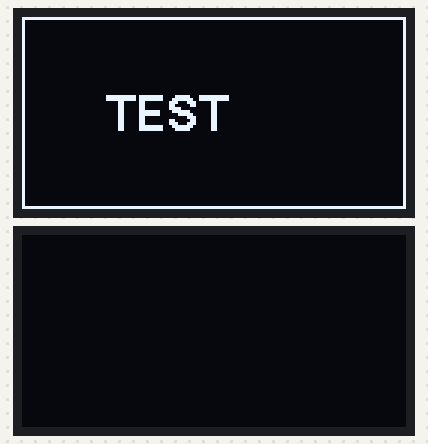
A sketch run on a simulated ESP32. On the bench: 2 × 128×64 one-colour display. What the sketch prints to the serial monitor is not drawn.

Above: at 6.8 s.
At 11.4 s:
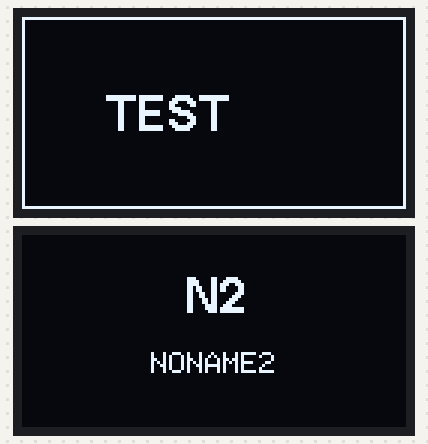
At 16.0 s:
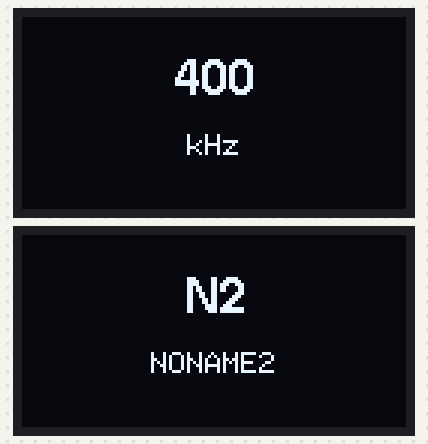
At 20.6 s:
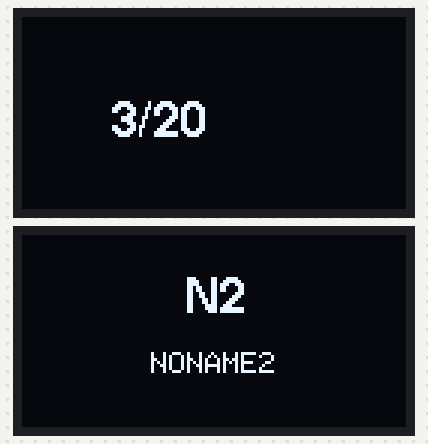
At 25.1 s:
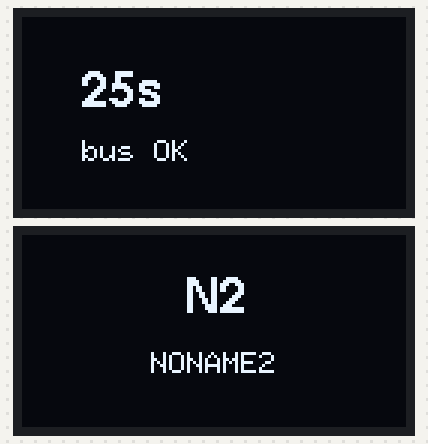
At 38.1 s:
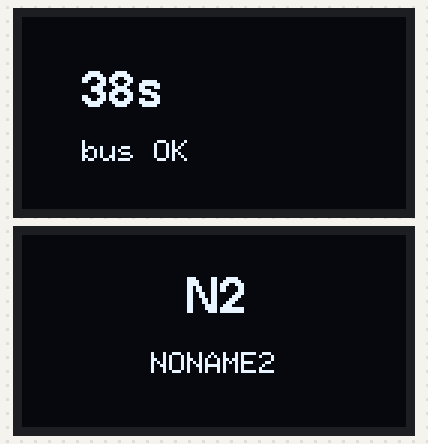

Measured:
- what the display in image 0 shows lasts 4.6 s, from 6.8 s to 11.4 s
- what the display in image 2 shows lasts 4.1 s, from 16.0 s to 20.1 s
- what the display in image 4 shows lasts 0.9 s, from 25.1 s to 26.0 s

The sketch:

oled_diag.ino
```cpp
/*
 * ===========================================================================
 *  OLED TESHIS — "ekran bir kere cizip kaliyor" problemi icin
 *  ESP32-WROOM-32U · M242-12864-7-V2.0 (SSD1309, I2C)
 * ===========================================================================
 *
 *  Her adimda:
 *    - ekrana NE cizildigini buyuk harflerle basar
 *    - I2C hatti HALA CANLI MI diye ACK kontrolu yapar  <-- ASIL TESHIS
 *    - seri porta "ADIM x OK / BUS HUNG" yazar
 *
 *  Seri cikti okumasi:
 *    Tum adimlarda "bus=ACK"        -> I2C saglam, sorun cizim/font/koordinat
 *    Belli adimdan sonra "bus=NAK"  -> I2C kilitlendi (kablo/pull-up/hiz)
 *    Adim 3'te (beyaz ekran) bos     -> yazmalar hic ulasmiyor (rework/CS/A0)
 *    Adim 6'da hala bos              -> NONAME0/NONAME2 panel uyusmazligi
 */

#include <Arduino.h>
#include <Wire.h>
#include <U8g2lib.h>

#define PIN_SDA 21
#define PIN_SCL 22
#define ADDR_RETRY 3

U8G2_SSD1309_128X64_NONAME0_F_HW_I2C d0(U8G2_R0, U8X8_PIN_NONE);
U8G2_SSD1309_128X64_NONAME2_F_HW_I2C d2(U8G2_R0, U8X8_PIN_NONE);

byte OLED_ADDR = 0x3C;
int busFails = 0;

// --- I2C hatti canli mi (ACK var mi) ---
bool busAck() {
  Wire.beginTransmission(OLED_ADDR);
  byte e = Wire.endTransmission();
  if (e != 0) busFails++;
  return e == 0;
}

// --- kilitlenmis I2C'yi kurtar: SCL'ye 9 darbe + STOP ---
void busRecover() {
  Serial.println("      [kurtarma] I2C bus reset deneniyor...");
  Wire.end();
  pinMode(PIN_SCL, OUTPUT);
  pinMode(PIN_SDA, INPUT_PULLUP);
  for (int i = 0; i < 9; i++) {
    digitalWrite(PIN_SCL, LOW);  delayMicroseconds(5);
    digitalWrite(PIN_SCL, HIGH); delayMicroseconds(5);
  }
  pinMode(PIN_SDA, OUTPUT);
  digitalWrite(PIN_SDA, LOW); delayMicroseconds(5);
  digitalWrite(PIN_SCL, HIGH); delayMicroseconds(5);
  digitalWrite(PIN_SDA, HIGH); delayMicroseconds(5);
  Wire.begin(PIN_SDA, PIN_SCL);
  Wire.setClock(100000);
  delay(50);
  Serial.printf("      [kurtarma] sonuc: %s\n", busAck() ? "ACK (kurtarildi)" : "hala NAK");
}

void step(int n, const char* what) {
  Serial.printf("\n--- ADIM %d: %s ---\n", n, what);
}

void reportBus(const char* tag) {
  bool ok = busAck();
  Serial.printf("   %-24s bus=%s%s\n", tag, ok ? "ACK" : "NAK",
                ok ? "" : "   <<< KILITLI");
  if (!ok) {
    busRecover();
  }
}

void bigText(U8G2& g, const char* l1, const char* l2) {
  g.clearBuffer();
  g.setFont(u8g2_font_helvB12_tf);
  int w = g.getStrWidth(l1);
  g.drawStr((128 - w) / 2, 26, l1);
  if (l2) {
    g.setFont(u8g2_font_6x10_tf);
    int w2 = g.getStrWidth(l2);
    g.drawStr((128 - w2) / 2, 46, l2);
  }
  g.sendBuffer();
}

void setup() {
  Serial.begin(115200);
  delay(400);
  Serial.println("\n\n##################################################");
  Serial.println("#  OLED TESHIS — nerede takildigini bulur         #");
  Serial.println("##################################################");

  // ---- ADIM 0: hat bosta mi? (kablo/sicrama teshisi) ----
  step(0, "hat bosta mi? SDA/SCL seviyeleri");
  pinMode(PIN_SDA, INPUT_PULLUP);
  pinMode(PIN_SCL, INPUT_PULLUP);
  delay(20);
  int sdaIdle = digitalRead(PIN_SDA);
  int sclIdle = digitalRead(PIN_SCL);
  Serial.printf("   SDA(21)=%s  SCL(22)=%s\n",
                sdaIdle ? "HIGH" : "LOW", sclIdle ? "HIGH" : "LOW");
  if (!sdaIdle) Serial.println("   !! SDA surekli LOW -> bir cihaz hatti tutuyor veya kisa devre");
  if (!sclIdle) Serial.println("   !! SCL surekli LOW -> kisa devre veya ters baglanti");
  if (sdaIdle && sclIdle) Serial.println("   hat bosta, normal");

  // ---- ADIM 1: bus baslat, tara (iki pin sirasi da denenir) ----
  step(1, "I2C tarama — normal ve TAKAS pin sirasi");

  byte foundAddr = 0;
  bool swapped = false;

  for (int attempt = 0; attempt < 2 && !foundAddr; attempt++) {
    byte sdaPin = attempt == 0 ? PIN_SDA : PIN_SCL;
    byte sclPin = attempt == 0 ? PIN_SCL : PIN_SDA;
    Serial.printf("\n   deneme %d: SDA=%d SCL=%d\n", attempt + 1, sdaPin, sclPin);

    Wire.begin(sdaPin, sclPin);
    Wire.setClock(100000);
    delay(60);

    byte hits = 0;
    for (byte a = 1; a < 127; a++) {
      Wire.beginTransmission(a);
      if (Wire.endTransmission() == 0) {
        Serial.printf("     cihaz: 0x%02X\n", a);
        if ((a == 0x3C || a == 0x3D) && !foundAddr) foundAddr = a;
        hits++;
      }
    }
    if (hits == 0) Serial.println("     hicbir cihaz cevap vermedi");

    if (foundAddr && attempt == 1) swapped = true;
    Wire.end();
    delay(30);
  }

  if (!foundAddr) {
    Serial.println();
    Serial.println("   >>> OLED hic cevap vermiyor. Kod burada duruyor.");
    Serial.println();
    Serial.println("   SIRA ILE KONTROL (fiziksel):");
    Serial.println("     a) Loose kablo: SDA/SCL/VCC/GND hepsini cikar-tak");
    Serial.println("     b) CS  -> GND   (I2C modunda CS LOW olmali)  << EN SIK SEBEP");
    Serial.println("        CS havada kalirsa modul SPI moduna gecer, ACK vermez");
    Serial.println("     c) A0 (DC) -> GND  (adres 0x3C icin)");
    Serial.println("     d) RES -> 3V3");
    Serial.println("     e) VCC -> 3V3 olcu: 3.2-3.4 V");
    Serial.println("     f) R4 + R9 takili, R5 sokulu (rework)");
    Serial.println("     g) SDA/SCL kablolarini yer degistir");
    Serial.println();
    Serial.println("   Multimetre (modul soketinde, kart enerjili):");
    Serial.println("     VCC-GND = 3.3 V | CS-GND = 0 V | A0-GND = 0 V | RES-3V3 = 3.3 V");
    Serial.println();
    while (true) {
      delay(3000);
      pinMode(PIN_SDA, INPUT_PULLUP);
      pinMode(PIN_SCL, INPUT_PULLUP);
      Serial.printf("   [%lus] SDA=%s SCL=%s  (0x3C deneniyor...)\n",
                    millis() / 1000,
                    digitalRead(PIN_SDA) ? "H" : "L",
                    digitalRead(PIN_SCL) ? "H" : "L");
      Wire.begin(PIN_SDA, PIN_SCL);
      Wire.beginTransmission(0x3C);
      if (Wire.endTransmission() == 0) {
        Serial.println("   >>> 0x3C geri geldi! Yeniden baslat.");
        delay(300);
        ESP.restart();
      }
      Wire.end();
    }
  }

  OLED_ADDR = foundAddr;
  Serial.printf("\n   secilen adres: 0x%02X%s\n", OLED_ADDR,
                swapped ? "   (KABLOLAR TAKAS BAGLI!)" : "");
  if (swapped) {
    Serial.println("   >> SDA ve SCL yer degistirmis. Duzeltince yeniden baslat.");
  }

  // tarama sonrasi hatti normal siraya dondur
  Wire.begin(PIN_SDA, PIN_SCL);
  Wire.setClock(100000);
  delay(50);
  reportBus("tarama sonrasi");

  // ---- ADIM 2: u8g2 begin ----
  step(2, "u8g2 NONAME0 begin + kontrast");
  d0.setI2CAddress(OLED_ADDR << 1);
  d0.begin();
  d0.setBusClock(100000);
  d0.setContrast(200);
  d0.setPowerSave(0);
  reportBus("begin sonrasi");

  // ---- ADIM 3: BEYAZ EKRAN (en kritik test) ----
  step(3, "TAM BEYAZ ekran — yazmalar ulasiyor mu?");
  Serial.println("   EKRANA BAK: tamamen beyaz olmali.");
  for (int i = 0; i < 3; i++) {
    d0.clearBuffer();
    d0.drawBox(0, 0, 128, 64);       // her piksel acik
    d0.sendBuffer();
    reportBus("beyaz yazildi");
    delay(1200);
  }

  // ---- ADIM 4: TAM SIYAH ----
  step(4, "TAM SIYAH ekran");
  Serial.println("   EKRANA BAK: tamamen siyah olmali.");
  for (int i = 0; i < 2; i++) {
    d0.clearBuffer();
    d0.sendBuffer();
    reportBus("siyah yazildi");
    delay(1200);
  }

  // ---- ADIM 5: buyuk metin + cerceve ----
  step(5, "buyuk metin + cerceve");
  Serial.println("   EKRANA BAK: 'TEST' ve cerceve");
  for (int i = 0; i < 3; i++) {
    d0.clearBuffer();
    d0.drawFrame(0, 0, 128, 64);
    d0.setFont(u8g2_font_helvB12_tf);
    d0.drawStr(28, 38, "TEST");
    d0.sendBuffer();
    reportBus("metin yazildi");
    delay(1500);
  }

  // ---- ADIM 6: NONAME2 varyanti ----
  step(6, "NONAME2 panel varyanti deneniyor");
  Serial.println("   EKRANA BAK: 'N2' gorunuyor mu");
  d2.setI2CAddress(OLED_ADDR << 1);
  d2.begin();
  d2.setBusClock(100000);
  for (int i = 0; i < 3; i++) {
    bigText(d2, "N2", "NONAME2");
    reportBus("NONAME2 yazildi");
    delay(1500);
  }

  // ---- ADIM 7: 400 kHz ----
  step(7, "400 kHz hiz testi");
  d0.setBusClock(400000);
  for (int i = 0; i < 5; i++) {
    bigText(d0, "400", "kHz");
    reportBus("400 kHz");
    delay(800);
  }

  // ---- ADIM 8: 20 sayfa seri yazim (kilitlenme tekrar ediyor mu) ----
  step(8, "art arda 20 ekran — kilitlenme tekrar eder mi");
  int okPages = 0;
  for (int i = 1; i <= 20; i++) {
    char b[8];
    snprintf(b, sizeof(b), "%d/20", i);
    d0.clearBuffer();
    d0.setFont(u8g2_font_helvB12_tf);
    d0.drawStr(30, 40, b);
    d0.sendBuffer();
    bool ok = busAck();
    if (ok) okPages++;
    if (i % 5 == 0) Serial.printf("   %2d/20  bus=%s\n", i, ok ? "ACK" : "NAK");
    delay(220);
  }
  Serial.printf("   sonuc: %d/20 sayfa ACK\n", okPages);

  // ---- OZET ----
  Serial.println("\n==================================================");
  Serial.println("  OZET");
  Serial.println("==================================================");
  Serial.printf("  bus hata sayisi : %d\n", busFails);
  Serial.printf("  ACK sayfa       : %d/20\n", okPages);
  Serial.println();
  Serial.println("  YORUM:");
  if (busFails == 0 && okPages == 20) {
    Serial.println("   I2C hatti saglam. Sorun cizim/font tarafinda:");
    Serial.println("   hangi adimda ekran degistiyse onu kullan.");
  } else if (busFails > 0 && okPages < 20) {
    Serial.println("   I2C KILITLENIYOR. Sirasiyla dene:");
    Serial.println("   1) SCL/SDA kablolarini kisalt (15 cm alti)");
    Serial.println("   2) 100 kHz'de kal (400'u kullanma)");
    Serial.println("   3) SDA/SCL'ye harici 4.7k pull-up ekle (3V3'a)");
    Serial.println("   4) Kablo demetini 12V/guc kablosundan uzaklastir");
  } else {
    Serial.println("   Karisik: bazi yazimlar ulasiyor. Kablo temasi supheli.");
    Serial.println("   Tum kablo uclarini ve lehimleri kontrol et.");
  }
  Serial.println("\n  Test bitti. Tekrar icin EN tusuna bas.");
}

void loop() {
  // ekranda canli sayac: ekran HALA guncelleniyor mu?
  static unsigned long last = 0;
  if (millis() - last > 1000) {
    last = millis();
    char b[16];
    snprintf(b, sizeof(b), "%lus", millis() / 1000);
    d0.clearBuffer();
    d0.setFont(u8g2_font_helvB12_tf);
    d0.drawStr(20, 30, b);
    d0.setFont(u8g2_font_6x10_tf);
    d0.drawStr(20, 48, busAck() ? "bus OK" : "bus FAIL");
    d0.sendBuffer();
  }
}
```
